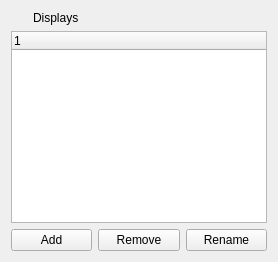
          <widget class="QWidget" name="tab_6">
           <attribute name="title">
            <string>rviz</string>
           </attribute>
           <layout class="QVBoxLayout" name="verticalLayout_8">
            <item>
             <layout class="QVBoxLayout" name="verticalLayout_5">
              <item>
               <layout class="QHBoxLayout" name="horizontalLayout_6">
                <item>
                 <widget class="QLabel" name="label_12">
                  <property name="maximumSize">
                   <size>
                    <width>16</width>
                    <height>16</height>
                   </size>
                  </property>
                  <property name="text">
                   <string/>
                  </property>
                  <property name="pixmap">
                   <pixmap>:/images/classes/Displays.svg</pixmap>
                  </property>
                 </widget>
                </item>
                <item>
                 <widget class="QLabel" name="label_13">
                  <property name="text">
                   <string>Displays</string>
                  </property>
                 </widget>
                </item>
               </layout>
              </item>
              <item>
               <widget class="QTreeWidget" name="treeWidget_rviz">
                <attribute name="headerCascadingSectionResizes">
                 <bool>true</bool>
                </attribute>
                <attribute name="headerMinimumSectionSize">
                 <number>160</number>
                </attribute>
                <attribute name="headerDefaultSectionSize">
                 <number>160</number>
                </attribute>
                <column>
                 <property name="text">
                  <string notr="true">1</string>
                 </property>
                </column>
               </widget>
              </item>
              <item>
               <layout class="QHBoxLayout" name="horizontalLayout_5">
                <item>
                 <widget class="QPushButton" name="pushButton_add_topic">
                  <property name="text">
                   <string>Add</string>
                  </property>
                 </widget>
                </item>
                <item>
                 <widget class="QPushButton" name="pushButton_4">
                  <property name="text">
                   <string>Remove</string>
                  </property>
                 </widget>
                </item>
                <item>
                 <widget class="QPushButton" name="pushButton_5">
                  <property name="text">
                   <string>Rename</string>
                  </property>
                 </widget>
                </item>
               </layout>
              </item>
             </layout>
            </item>
           </layout>
          </widget>
